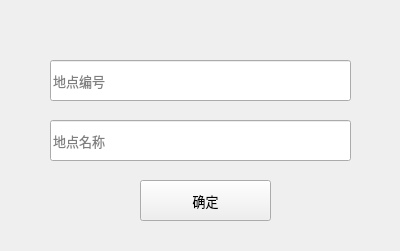
<?xml version="1.0" encoding="UTF-8"?>
<ui version="4.0">
 <class>Admin_Place_Add</class>
 <widget class="QWidget" name="Admin_Place_Add">
  <property name="geometry">
   <rect>
    <x>0</x>
    <y>0</y>
    <width>400</width>
    <height>251</height>
   </rect>
  </property>
  <property name="windowTitle">
   <string>地点添加或修改</string>
  </property>
  <widget class="QLineEdit" name="lineEdit_pid">
   <property name="geometry">
    <rect>
     <x>50</x>
     <y>60</y>
     <width>301</width>
     <height>41</height>
    </rect>
   </property>
   <property name="font">
    <font>
     <family>微软雅黑</family>
     <pointsize>10</pointsize>
    </font>
   </property>
   <property name="placeholderText">
    <string>地点编号</string>
   </property>
  </widget>
  <widget class="QPushButton" name="pushButton_ok">
   <property name="geometry">
    <rect>
     <x>140</x>
     <y>180</y>
     <width>131</width>
     <height>41</height>
    </rect>
   </property>
   <property name="font">
    <font>
     <family>微软雅黑</family>
     <pointsize>10</pointsize>
    </font>
   </property>
   <property name="text">
    <string>确定</string>
   </property>
  </widget>
  <widget class="QLineEdit" name="lineEdit_pname">
   <property name="geometry">
    <rect>
     <x>50</x>
     <y>120</y>
     <width>301</width>
     <height>41</height>
    </rect>
   </property>
   <property name="font">
    <font>
     <family>微软雅黑</family>
     <pointsize>10</pointsize>
    </font>
   </property>
   <property name="placeholderText">
    <string>地点名称</string>
   </property>
  </widget>
 </widget>
 <resources/>
 <connections/>
</ui>
